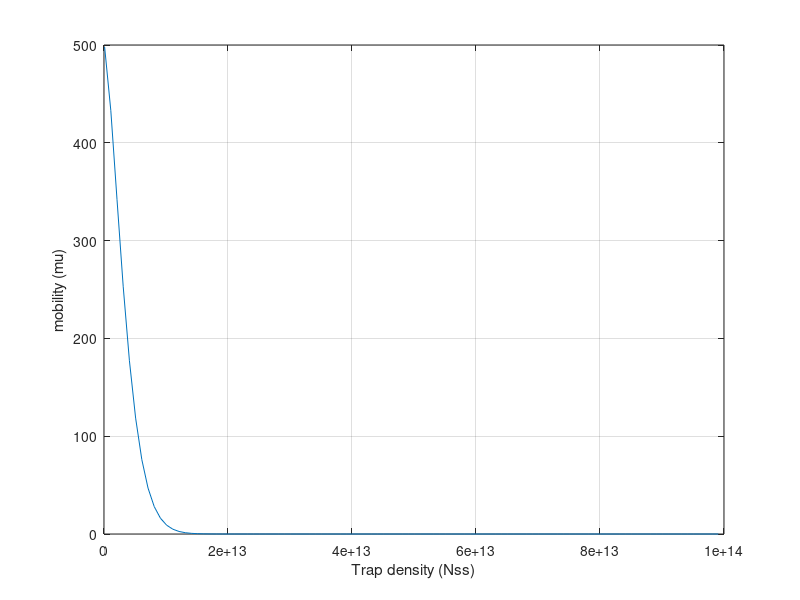

Recreate this plot in MATLAB.
% Trap density Vs Mobility of carriers
Nss = 1e11:1e12:1e14 % Gate voltage Which is varied above threshold value
Nm=6e12;
mu0=500;
    mu=mu0.*exp(-1.*((3*Nss)./(2*Nm)).^1.5);
    d=20e-7;
    e=3.7*8.85e-14;
    plot(Nss,mu);
    grid on
    hold on
xlabel('Trap density (Nss)');
ylabel('mobility (mu)');
    hold off